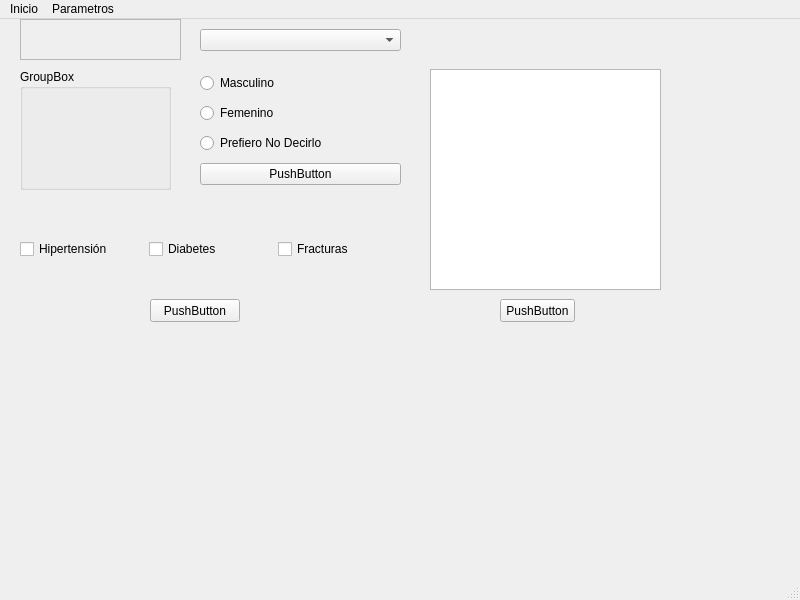
<?xml version="1.0" encoding="UTF-8"?>
<ui version="4.0">
 <class>MainWindow</class>
 <widget class="QMainWindow" name="MainWindow">
  <property name="geometry">
   <rect>
    <x>0</x>
    <y>0</y>
    <width>800</width>
    <height>600</height>
   </rect>
  </property>
  <property name="windowTitle">
   <string>MainWindow</string>
  </property>
  <widget class="QWidget" name="centralwidget">
   <widget class="QFrame" name="logo_cb">
    <property name="geometry">
     <rect>
      <x>20</x>
      <y>0</y>
      <width>161</width>
      <height>41</height>
     </rect>
    </property>
    <property name="frameShape">
     <enum>QFrame::StyledPanel</enum>
    </property>
    <property name="frameShadow">
     <enum>QFrame::Raised</enum>
    </property>
   </widget>
   <widget class="QComboBox" name="comboBox">
    <property name="geometry">
     <rect>
      <x>200</x>
      <y>10</y>
      <width>201</width>
      <height>22</height>
     </rect>
    </property>
   </widget>
   <widget class="QWidget" name="verticalLayoutWidget">
    <property name="geometry">
     <rect>
      <x>200</x>
      <y>50</y>
      <width>201</width>
      <height>121</height>
     </rect>
    </property>
    <layout class="QVBoxLayout" name="verticalLayout">
     <item>
      <widget class="QRadioButton" name="radioButton_2">
       <property name="text">
        <string>Masculino</string>
       </property>
      </widget>
     </item>
     <item>
      <widget class="QRadioButton" name="radioButton_3">
       <property name="text">
        <string>Femenino</string>
       </property>
      </widget>
     </item>
     <item>
      <widget class="QRadioButton" name="radioButton">
       <property name="text">
        <string>Prefiero No Decirlo</string>
       </property>
      </widget>
     </item>
     <item>
      <widget class="QPushButton" name="pushButton">
       <property name="text">
        <string>PushButton</string>
       </property>
      </widget>
     </item>
    </layout>
   </widget>
   <widget class="QWidget" name="horizontalLayoutWidget">
    <property name="geometry">
     <rect>
      <x>20</x>
      <y>190</y>
      <width>381</width>
      <height>80</height>
     </rect>
    </property>
    <layout class="QHBoxLayout" name="horizontalLayout">
     <item>
      <widget class="QCheckBox" name="checkBox_3">
       <property name="text">
        <string>Hipertensión</string>
       </property>
      </widget>
     </item>
     <item>
      <widget class="QCheckBox" name="checkBox_2">
       <property name="text">
        <string>Diabetes</string>
       </property>
      </widget>
     </item>
     <item>
      <widget class="QCheckBox" name="checkBox">
       <property name="text">
        <string>Fracturas</string>
       </property>
      </widget>
     </item>
    </layout>
   </widget>
   <widget class="QGroupBox" name="groupBox">
    <property name="geometry">
     <rect>
      <x>20</x>
      <y>50</y>
      <width>151</width>
      <height>121</height>
     </rect>
    </property>
    <property name="title">
     <string>GroupBox</string>
    </property>
   </widget>
   <widget class="QTableWidget" name="tableWidget">
    <property name="geometry">
     <rect>
      <x>430</x>
      <y>50</y>
      <width>231</width>
      <height>221</height>
     </rect>
    </property>
   </widget>
   <widget class="QPushButton" name="pushButton_2">
    <property name="geometry">
     <rect>
      <x>150</x>
      <y>280</y>
      <width>90</width>
      <height>23</height>
     </rect>
    </property>
    <property name="text">
     <string>PushButton</string>
    </property>
   </widget>
   <widget class="QPushButton" name="pushButton_3">
    <property name="geometry">
     <rect>
      <x>500</x>
      <y>280</y>
      <width>75</width>
      <height>23</height>
     </rect>
    </property>
    <property name="text">
     <string>PushButton</string>
    </property>
   </widget>
  </widget>
  <widget class="QMenuBar" name="menubar">
   <property name="geometry">
    <rect>
     <x>0</x>
     <y>0</y>
     <width>800</width>
     <height>21</height>
    </rect>
   </property>
   <widget class="QMenu" name="menuInicio">
    <property name="title">
     <string>Inicio</string>
    </property>
   </widget>
   <widget class="QMenu" name="menuParametros">
    <property name="title">
     <string>Parametros</string>
    </property>
   </widget>
   <addaction name="menuInicio"/>
   <addaction name="menuParametros"/>
  </widget>
  <widget class="QStatusBar" name="statusbar"/>
 </widget>
 <resources/>
 <connections/>
</ui>
